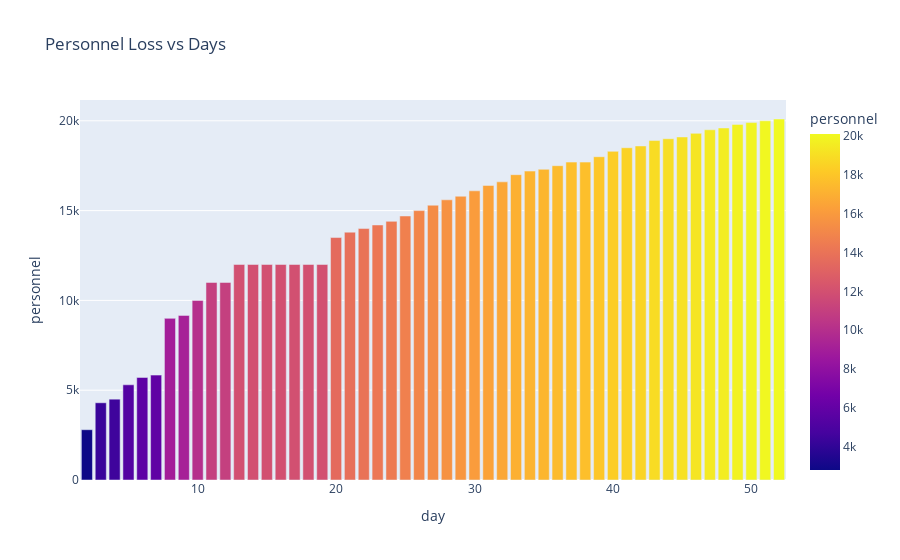

Notebook code for this chart:
### Code cell
fig = px.bar(df2, x='day', y='personnel',color="personnel",title="Personnel Loss vs Days")
fig.show()

### Figure 1 — Plotly figure (JSON) as saved in the notebook; plotly's stock layout.template omitted (floating-point values rounded to 4 significant figures)
{"data": [{"alignmentgroup": "True", "hovertemplate": "day=%{x}<br>personnel=%{marker.color}<extra></extra>", "legendgroup": "", "marker": {"color": [2800, 4300, 4500, 5300, 5710, 5840, 9000, 9166, 10000, 11000, 11000, 12000, 12000, 12000, 12000, 12000, 12000, 12000, 13500, 13800, 14000, 14200, 14400, 14700, 15000, 15300, 15600, 15800, 16100, 16400, 16600, 17000, 17200, 17300, 17500, 17700, 17700, 18000, 18300, 18500, 18600, 18900, 19000, 19100, 19300, 19500, 19600, 19800, 19900, 20000, 20100], "coloraxis": "coloraxis", "pattern": {"shape": ""}}, "name": "", "offsetgroup": "", "orientation": "v", "showlegend": false, "textposition": "auto", "type": "bar", "x": [2, 3, 4, 5, 6, 7, 8, 9, 10, 11, 12, 13, 14, 15, 16, 17, 18, 19, 20, 21, 22, 23, 24, 25, 26, 27, 28, 29, 30, 31, 32, 33, 34, 35, 36, 37, 38, 39, 40, 41, 42, 43, 44, 45, 46, 47, 48, 49, 50, 51, 52], "xaxis": "x", "y": [2800, 4300, 4500, 5300, 5710, 5840, 9000, 9166, 10000, 11000, 11000, 12000, 12000, 12000, 12000, 12000, 12000, 12000, 13500, 13800, 14000, 14200, 14400, 14700, 15000, 15300, 15600, 15800, 16100, 16400, 16600, 17000, 17200, 17300, 17500, 17700, 17700, 18000, 18300, 18500, 18600, 18900, 19000, 19100, 19300, 19500, 19600, 19800, 19900, 20000, 20100], "yaxis": "y"}], "layout": {"barmode": "relative", "coloraxis": {"colorbar": {"title": {"text": "personnel"}}, "colorscale": [[0, "#0d0887"], [0.1111, "#46039f"], [0.2222, "#7201a8"], [0.3333, "#9c179e"], [0.4444, "#bd3786"], [0.5556, "#d8576b"], [0.6667, "#ed7953"], [0.7778, "#fb9f3a"], [0.8889, "#fdca26"], [1, "#f0f921"]]}, "legend": {"tracegroupgap": 0}, "title": {"text": "Personnel Loss vs Days"}, "xaxis": {"anchor": "y", "domain": [0, 1], "title": {"text": "day"}}, "yaxis": {"anchor": "x", "domain": [0, 1], "title": {"text": "personnel"}}}}
